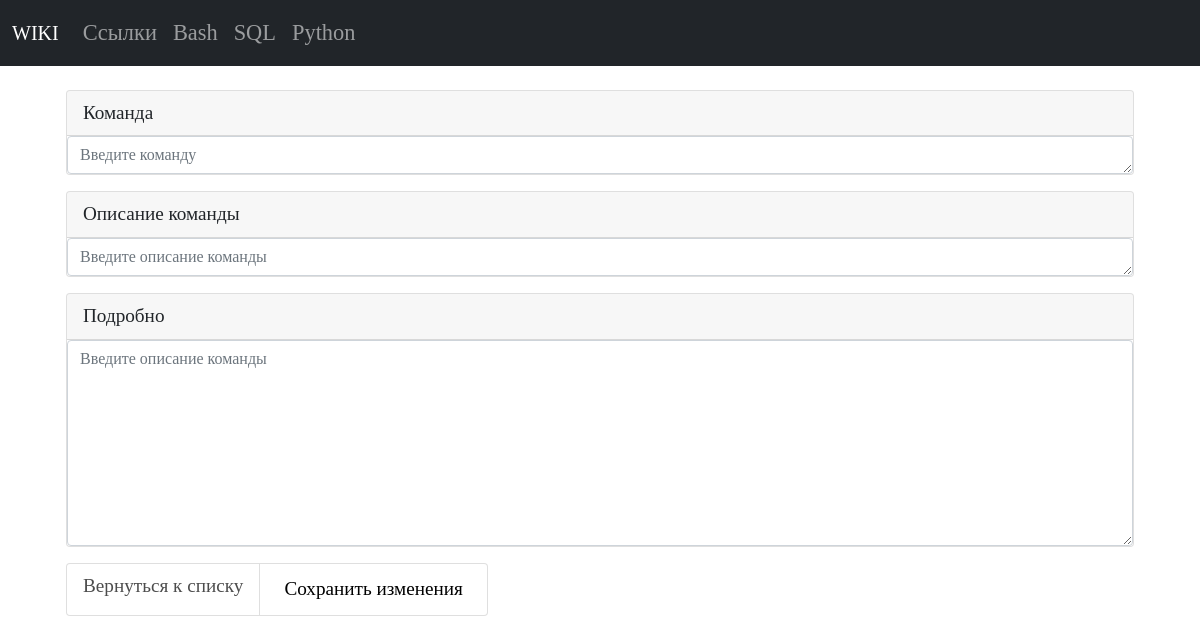
Before: /bash/edit/81/ with the older database file.
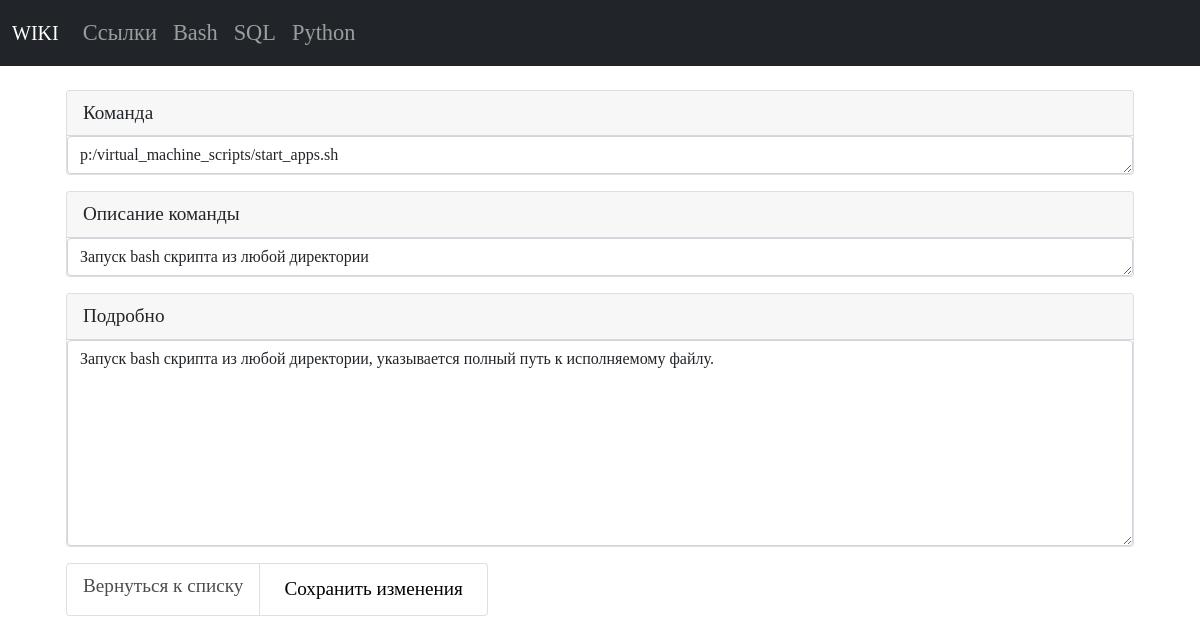
After: the same page with the newer database file.
### tables this page shows
CREATE TABLE "bash" (
    bash_id INTEGER PRIMARY KEY AUTOINCREMENT,
    bash_command TEXT NOT NULL,
    bash_name TEXT NOT NULL
  , bash_description TEXT);

### app.py (the view, shortened to what this page needs)
@app.route("/bash/edit/<int:bash_id>/", methods=("GET", "POST"))
def edit_bash_command(bash_id):
    conn = get_db_connection()
    edit_bash_command_view = conn.execute("SELECT * FROM bash WHERE bash_id = ?",
                                          (bash_id,)).fetchone()
    return render_template("bash/edit_bash_command.html", edit_bash_command_view=edit_bash_command_view)

### app.py (called while the page is built)
def get_db_connection():
    db_path = os.path.join(BASE_DIR, "database.db")
    conn = sqlite3.connect(db_path)
    conn.row_factory = sqlite3.Row
    return conn

### templates/bash/edit_bash_command.html (shortened to what this page needs)
{% extends 'base.html' %}
{% block content %}
<div class="container p-4">
   <form method="post">
      <div class="card mb-3">
         <label for="bash_command" class="card-header">Команда</label>
         <textarea class="form-control" id="bash_command" name="bash_command" rows="1" placeholder="Введите команду"
            required>{{ edit_bash_command_view.bash_command }}</textarea>
      </div>
      <div class="card mb-3">
         <label for="bash_name" class="card-header">Описание команды</label>
         <textarea class="form-control" id="bash_name" name="bash_name" rows="1" placeholder="Введите описание команды"
            required>{{ edit_bash_command_view.bash_name }}</textarea>
      </div>
      <div class="card mb-3">
         <label for="bash_description" class="card-header">Подробно</label>
         <textarea class="form-control" id="bash_description" name="bash_description" rows="8" placeholder="Введите описание команды"
            required>{{ edit_bash_command_view.bash_description }}</textarea>
      </div>
      <ul class="list-group list-group-horizontal">
         <li class="list-group-item">
             <a href="{{ url_for('bash_list_commands') }}">Вернуться к списку</a>
         </li>
         <li class="list-group-item save">
            <button type="submit" value="" class="add">Сохранить изменения</button>
         </li>
      </ul>
   </form>
</div>
{% endblock %}

Changed rows visible on the page:
added bash: bash_command "p:/virtual_machine_scripts/start_apps.sh", bash_name "Запуск bash скрипта из любой директории", bash_description "Запуск bash скрипта из любой директории, указывается полный путь к исполняемому файлу."
